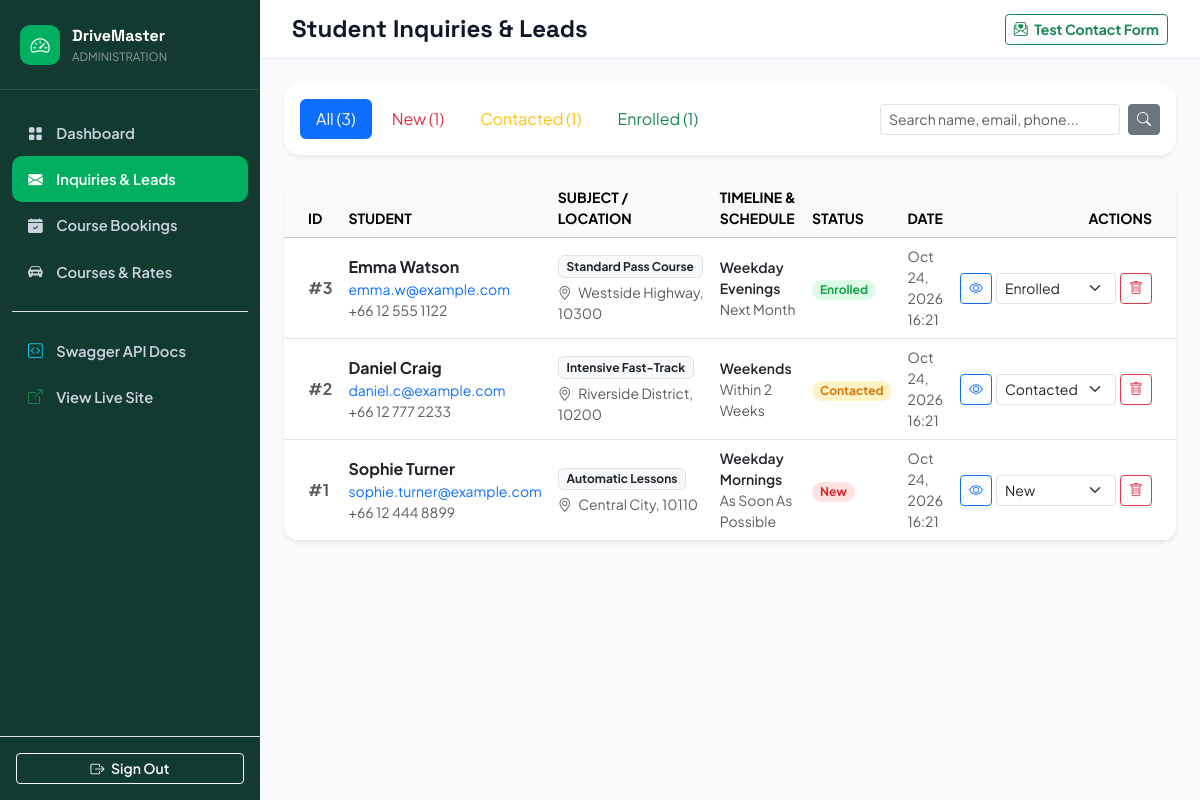
The app's page /admin/inquiries.php (signed in) with its own data.
### tables this page shows
CREATE TABLE IF NOT EXISTS `inquiries` (
  `id` INT UNSIGNED AUTO_INCREMENT PRIMARY KEY,
  `full_name` VARCHAR(100) NOT NULL,
  `email` VARCHAR(120) NOT NULL,
  `phone` VARCHAR(30) NOT NULL,
  `subject` VARCHAR(150) NOT NULL,
  `pickup_location` VARCHAR(150) DEFAULT NULL,
  `timeline` VARCHAR(80) DEFAULT NULL,
  `preferred_schedule` VARCHAR(80) DEFAULT NULL,
  `message` TEXT NOT NULL,
  `status` ENUM('new', 'contacted', 'in_progress', 'enrolled', 'closed') DEFAULT 'new',
  `admin_notes` TEXT DEFAULT NULL,
  `ip_address` VARCHAR(45) DEFAULT NULL,
  `created_at` TIMESTAMP DEFAULT CURRENT_TIMESTAMP,
  `updated_at` TIMESTAMP DEFAULT CURRENT_TIMESTAMP ON UPDATE CURRENT_TIMESTAMP,
  INDEX `idx_inquiries_status` (`status`),
  INDEX `idx_inquiries_email` (`email`),
  INDEX `idx_inquiries_created_at` (`created_at`)
);

### backend/src/Database.php (called while the page is built, shortened)
<?php
final class Database
{
    private static ?self $instance = null;
    private ?PDO $pdo = null;
    private array $config;
    private function __construct()
    {
        $this->config = require __DIR__ . '/../config/database.php';
    }
    public static function getInstance(): self
    {
        if (self::$instance === null) {
            self::$instance = new self();
        }
        return self::$instance;
    }
    private function connect(): void
    {
        $dsn = sprintf(
            '%s:host=%s;port=%d;dbname=%s;charset=%s',
            $this->config['driver'],
            $this->config['host'],
            $this->config['port'],
            $this->config['database'],
            $this->config['charset']
        );
        try {
            $this->pdo = new PDO(
                $dsn,
                $this->config['username'],
                $this->config['password'],
                $this->config['options']
            );
        } catch (PDOException $e) {
            $this->pdo = null;
            $this->lastError = $e->getMessage();
            error_log("[DriveMaster DB Error] Failed connecting to MySQL: " . $e->getMessage());
        }
    }
    public function getConnection(): ?PDO
    {
        return $this->pdo;
    }
    public function isAvailable(): bool
    {
        return $this->getConnection() !== null;
    }
    public function query(string $sql, array $params = []): PDOStatement
    {
        $pdo = $this->getConnection();
        $stmt = $pdo->prepare($sql);
        $stmt->execute($params);
        return $stmt;
    }
    public function fetchAll(string $sql, array $params = []): array
    {
        return $this->query($sql, $params)->fetchAll();
    }
}

### backend/src/Models/Inquiry.php (called while the page is built, shortened)
<?php
final class Inquiry
{
    public static function all(array $filters = []): array
    {
        $db = Database::getInstance();
        $conditions = [];
        $params = [];
        $whereClause = !empty($conditions) ? 'WHERE ' . implode(' AND ', $conditions) : '';
        $sql = "SELECT * FROM inquiries {$whereClause} ORDER BY created_at DESC LIMIT 100";
        return $db->fetchAll($sql, $params);
    }
    public static function countByStatus(): array
    {
        $db = Database::getInstance();
        $rows = $db->fetchAll("SELECT status, COUNT(*) as count FROM inquiries GROUP BY status");
        $counts = ['new' => 0, 'contacted' => 0, 'in_progress' => 0, 'enrolled' => 0, 'closed' => 0, 'total' => 0];
        foreach ($rows as $row) {
            $counts[$row['status']] = (int)$row['count'];
            $counts['total'] += (int)$row['count'];
        }
        return $counts;
    }
}

### backend/config/database.php (called while the page is built, shortened)
<?php
return [
    'driver'    => 'mysql',
    'host'      => $_ENV['DB_HOST'] ?? '127.0.0.1',
    'port'      => (int)($_ENV['DB_PORT'] ?? 3306),
    'database'  => $_ENV['DB_NAME'] ?? 'drivemaster_db',
    'username'  => $_ENV['DB_USER'] ?? 'root',
    'password'  => $_ENV['DB_PASS'] ?? '',
    'charset'   => 'utf8mb4',
    'collation' => 'utf8mb4_unicode_ci',
    'options'   => [
        PDO::ATTR_ERRMODE            => PDO::ERRMODE_EXCEPTION,
        PDO::ATTR_DEFAULT_FETCH_MODE => PDO::FETCH_ASSOC,
        PDO::ATTR_EMULATE_PREPARES   => false,
        PDO::MYSQL_ATTR_INIT_COMMAND => "SET NAMES utf8mb4 COLLATE utf8mb4_unicode_ci",
    ],
];

### admin/inquiries.php (the view, shortened to what this page needs)
<?php
require_once __DIR__ . '/../backend/src/Database.php';
require_once __DIR__ . '/../backend/src/Models/Inquiry.php';
$currentStatus = $_GET['status'] ?? 'all';
$searchQuery = $_GET['search'] ?? '';
$inquiries = Inquiry::all(['status' => $currentStatus, 'search' => $searchQuery]);
$counts = Inquiry::countByStatus();
?>
<!DOCTYPE html>
<html lang="en">
<head>
  <link rel="stylesheet" href="../assets/vendor/fonts/fonts.css">
  <link rel="stylesheet" href="../assets/vendor/bootstrap/css/bootstrap.min.css">
  <link rel="stylesheet" href="../assets/vendor/bootstrap-icons/bootstrap-icons.min.css">
</head>
<body>
  <aside class="admin-sidebar">
    <a href="/admin/index.php" class="sidebar-brand">
      <div class="brand-icon-box"><i class="bi bi-speedometer2"></i></div>
      <div>
        <div class="fw-bold" style="font-family: 'Space Grotesk', sans-serif;">DriveMaster</div>
        <div class="small text-white-50" style="font-size: 0.72rem;">ADMINISTRATION</div>
      </div>
    </a>
    <ul class="sidebar-nav">
      <li><a href="/admin/index.php" class="sidebar-nav-link"><i class="bi bi-grid-fill"></i> Dashboard</a></li>
      <li><a href="/admin/inquiries.php" class="sidebar-nav-link active"><i class="bi bi-envelope-fill"></i> Inquiries &amp; Leads</a></li>
      <li><a href="/admin/enrollments.php" class="sidebar-nav-link"><i class="bi bi-calendar-check-fill"></i> Course Bookings</a></li>
      <li><a href="/admin/courses.php" class="sidebar-nav-link"><i class="bi bi-car-front-fill"></i> Courses &amp; Rates</a></li>
      <li class="mt-3 pt-3 border-top border-white-10">
        <a href="/backend/swagger/" target="_blank" class="sidebar-nav-link"><i class="bi bi-code-square text-info"></i> Swagger API Docs</a>
      </li>
      <li><a href="/index.html" target="_blank" class="sidebar-nav-link"><i class="bi bi-box-arrow-up-right text-success"></i> View Live Site</a></li>
    </ul>
    <div class="p-3 border-top border-white-10">
      <a href="/admin/logout.php" class="btn btn-outline-light btn-sm w-100 fw-semibold"><i class="bi bi-box-arrow-right me-1"></i> Sign Out</a>
    </div>
  </aside>
  <div class="admin-main">
    <header class="admin-topbar">
      <h4 class="mb-0 fw-bold" style="font-family: 'Space Grotesk', sans-serif;">Student Inquiries &amp; Leads</h4>
      <div class="d-flex gap-2">
        <a href="/contact.html" target="_blank" class="btn btn-outline-success btn-sm fw-bold">
          <i class="bi bi-envelope-paper-heart me-1"></i> Test Contact Form
        </a>
      </div>
    </header>
    <div class="p-4 flex-grow-1">
      <div class="card border-0 shadow-sm rounded-4 mb-4">
        <div class="card-body p-3">
          <div class="d-flex flex-wrap justify-content-between align-items-center gap-3">
            <ul class="nav nav-pills gap-1">
              <li class="nav-item">
                <a class="nav-link <?= $currentStatus === 'all' ? 'active' : '' ?>" href="?status=all">
                  All (<?= $counts['total'] ?>)
                </a>
              </li>
              <li class="nav-item">
                <a class="nav-link <?= $currentStatus === 'new' ? 'active' : '' ?> text-danger" href="?status=new">
                  New (<?= $counts['new'] ?>)
                </a>
              </li>
              <li class="nav-item">
                <a class="nav-link <?= $currentStatus === 'contacted' ? 'active' : '' ?> text-warning" href="?status=contacted">
                  Contacted (<?= $counts['contacted'] ?>)
                </a>
              </li>
              <li class="nav-item">
                <a class="nav-link <?= $currentStatus === 'enrolled' ? 'active' : '' ?> text-success" href="?status=enrolled">
                  Enrolled (<?= $counts['enrolled'] ?>)
                </a>
              </li>
            </ul>
            <form method="GET" class="d-flex gap-2">
              <input type="text" name="search" class="form-control form-control-sm" placeholder="Search name, email, phone..." value="<?= htmlspecialchars($searchQuery) ?>" style="width: 240px;">
              <button type="submit" class="btn btn-secondary btn-sm"><i class="bi bi-search"></i></button>
            </form>
          </div>
        </div>
      </div>
      <div class="card border-0 shadow-sm rounded-4 overflow-hidden">
        <div class="table-responsive">
          <table class="table table-hover align-middle mb-0">
            <thead class="table-light small text-uppercase">
              <tr>
                <th class="ps-4">ID</th>
                <th>Student</th>
                <th>Subject / Location</th>
                <th>Timeline &amp; Schedule</th>
                <th>Status</th>
                <th>Date</th>
                <th class="text-end pe-4">Actions</th>
              </tr>
            </thead>
            <tbody>
              <?php if (empty($inquiries)): ?>
                <tr>
                  <td colspan="7" class="text-center py-5 text-muted">
                    <i class="bi bi-inbox fs-1 d-block mb-2 text-secondary"></i>
                    No student inquiries found matching current filter.
                  </td>
                </tr>
              <?php else: ?>
                <?php foreach ($inquiries as $inq): ?>
                  <tr>
                    <td class="ps-4 fw-bold text-muted">#<?= $inq['id'] ?></td>
                    <td>
                      <div class="fw-bold text-dark"><?= htmlspecialchars($inq['full_name']) ?></div>
                      <div class="small"><a href="mailto:<?= htmlspecialchars($inq['email']) ?>" class="text-decoration-none"><?= htmlspecialchars($inq['email']) ?></a></div>
                      <div class="small text-muted"><a href="tel:<?= htmlspecialchars($inq['phone']) ?>" class="text-muted text-decoration-none"><?= htmlspecialchars($inq['phone']) ?></a></div>
                    </td>
                    <td>
                      <div class="badge bg-light text-dark border mb-1"><?= htmlspecialchars($inq['subject']) ?></div>
                      <?php if (!empty($inq['pickup_location'])): ?>
                        <div class="small text-muted"><i class="bi bi-geo-alt me-1"></i> <?= htmlspecialchars($inq['pickup_location']) ?></div>
                      <?php endif; ?>
                    </td>
                    <td class="small">
                      <div class="fw-semibold text-dark"><?= htmlspecialchars($inq['preferred_schedule'] ?? 'Flexible') ?></div>
                      <div class="text-muted"><?= htmlspecialchars($inq['timeline'] ?? 'Not specified') ?></div>
                    </td>
                    <td>
                      <span class="badge status-badge-<?= $inq['status'] ?> px-2 py-1 rounded-pill">
                        <?= ucfirst(str_replace('_', ' ', $inq['status'])) ?>
                      </span>
                    </td>
                    <td class="small text-muted">
                      <?= date('M d, Y', strtotime($inq['created_at'])) ?><br>
                      <?= date('H:i', strtotime($inq['created_at'])) ?>
                    </td>
                    <td class="text-end pe-4">
                      <div class="d-flex justify-content-end gap-1">
                        <button type="button" class="btn btn-sm btn-outline-primary" data-bs-toggle="modal" data-bs-target="#inquiryModal<?= $inq['id'] ?>" title="View Message">
                          <i class="bi bi-eye"></i>
                        </button>
                        <form method="POST" class="d-inline">
                          <select name="status" class="form-select form-select-sm d-inline-block w-auto" onchange="this.form.submit()">
                            <option value="new" <?= $inq['status'] === 'new' ? 'selected' : '' ?>>New</option>
                            <option value="contacted" <?= $inq['status'] === 'contacted' ? 'selected' : '' ?>>Contacted</option>
                            <option value="enrolled" <?= $inq['status'] === 'enrolled' ? 'selected' : '' ?>>Enrolled</option>
                          </select>
                        </form>
                        <form method="POST" class="d-inline" onsubmit="return confirm('Delete this inquiry record?');">
                          <button type="submit" class="btn btn-sm btn-outline-danger" title="Delete">
                            <i class="bi bi-trash"></i>
                          </button>
                        </form>
                      </div>
                    </td>
                  </tr>
                <?php endforeach; ?>
              <?php endif; ?>
            </tbody>
          </table>
        </div>
      </div>
    </div>
  </div>
</body>
</html>

### admin/inquiries.php (style rules this page uses)
:root { --primary: #2A6B5C; --sidebar-width: 260px; --accent-green: #00b060; }
body { font-family: 'Plus Jakarta Sans', sans-serif; background: #f8fafc; color: #0f172a; }
.admin-sidebar { width: var(--sidebar-width); height: 100vh; position: fixed; top: 0; left: 0; background: #133a30; color: #e2e8f0; display: flex; flex-direction: column; z-index: 1050; }
.sidebar-brand { padding: 1.5rem 1.25rem; border-bottom: 1px solid rgba(255, 255, 255, 0.1); display: flex; align-items: center; gap: 0.75rem; text-decoration: none; color: #ffffff; }
.brand-icon-box { width: 40px; height: 40px; border-radius: 10px; background: var(--accent-green); display: flex; align-items: center; justify-content: center; font-size: 1.2rem; color: #ffffff; }
.sidebar-nav { list-style: none; padding: 1.25rem 0.75rem; margin: 0; flex-grow: 1; overflow-y: auto; }
.sidebar-nav-link { display: flex; align-items: center; gap: 0.85rem; padding: 0.75rem 1rem; color: #cbd5e1; text-decoration: none; border-radius: 10px; font-weight: 600; font-size: 0.92rem; transition: all 0.2s ease; }
.sidebar-nav-link:hover, .sidebar-nav-link.active { background: var(--accent-green); color: #ffffff; }
.admin-main { margin-left: var(--sidebar-width); min-height: 100vh; display: flex; flex-direction: column; }
.admin-topbar { background: #ffffff; border-bottom: 1px solid #e2e8f0; padding: 0.85rem 2rem; display: flex; align-items: center; justify-content: space-between; position: sticky; top: 0; z-index: 1040; }
.status-badge-new { background-color: #fee2e2; color: #dc2626; font-weight: 700; }
.status-badge-contacted { background-color: #fef3c7; color: #d97706; font-weight: 700; }
.status-badge-enrolled { background-color: #dcfce7; color: #16a34a; font-weight: 700; }

### records on screen
inquiries: id "3", full_name "Emma Watson", email "emma.w@example.com", phone "+66 12 555 1122", subject "Standard Pass Course", pickup_location "Westside Highway, 10300", preferred_schedule "Weekday Evenings", timeline "Next Month", status "Enrolled", created_at "Oct 24, 2026", created_at "16:21"
inquiries: id "2", full_name "Daniel Craig", email "daniel.c@example.com", phone "+66 12 777 2233", subject "Intensive Fast-Track", pickup_location "Riverside District, 10200", preferred_schedule "Weekends", timeline "Within 2 Weeks", status "Contacted", created_at "Oct 24, 2026", created_at "16:21"
inquiries: id "1", full_name "Sophie Turner", email "sophie.turner@example.com", phone "+66 12 444 8899", subject "Automatic Lessons", pickup_location "Central City, 10110", preferred_schedule "Weekday Mornings", timeline "As Soon As Possible", status "New", created_at "Oct 24, 2026", created_at "16:21"

### other values on screen
$counts['total'] "3"
$counts['new'] "1"
$counts['contacted'] "1"
$counts['enrolled'] "1"
